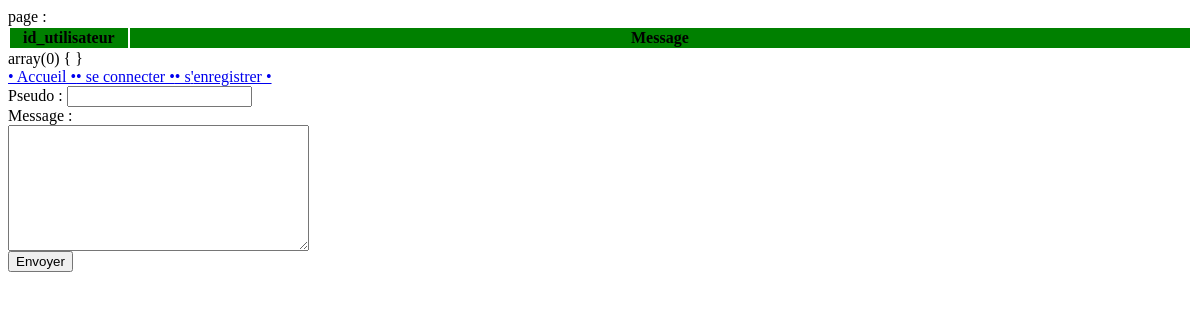
Before: /php/commentaires2.php with the older database file.
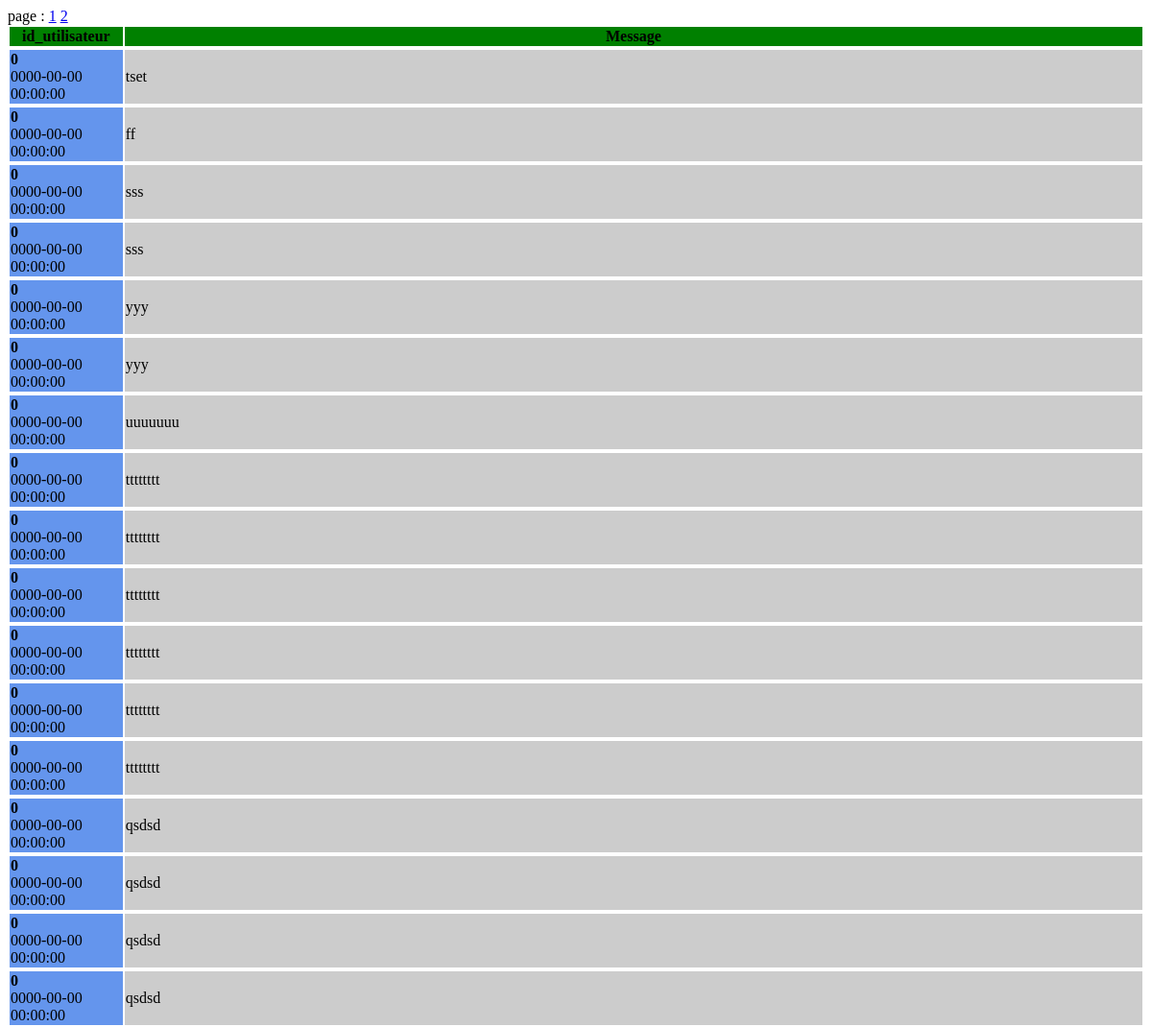
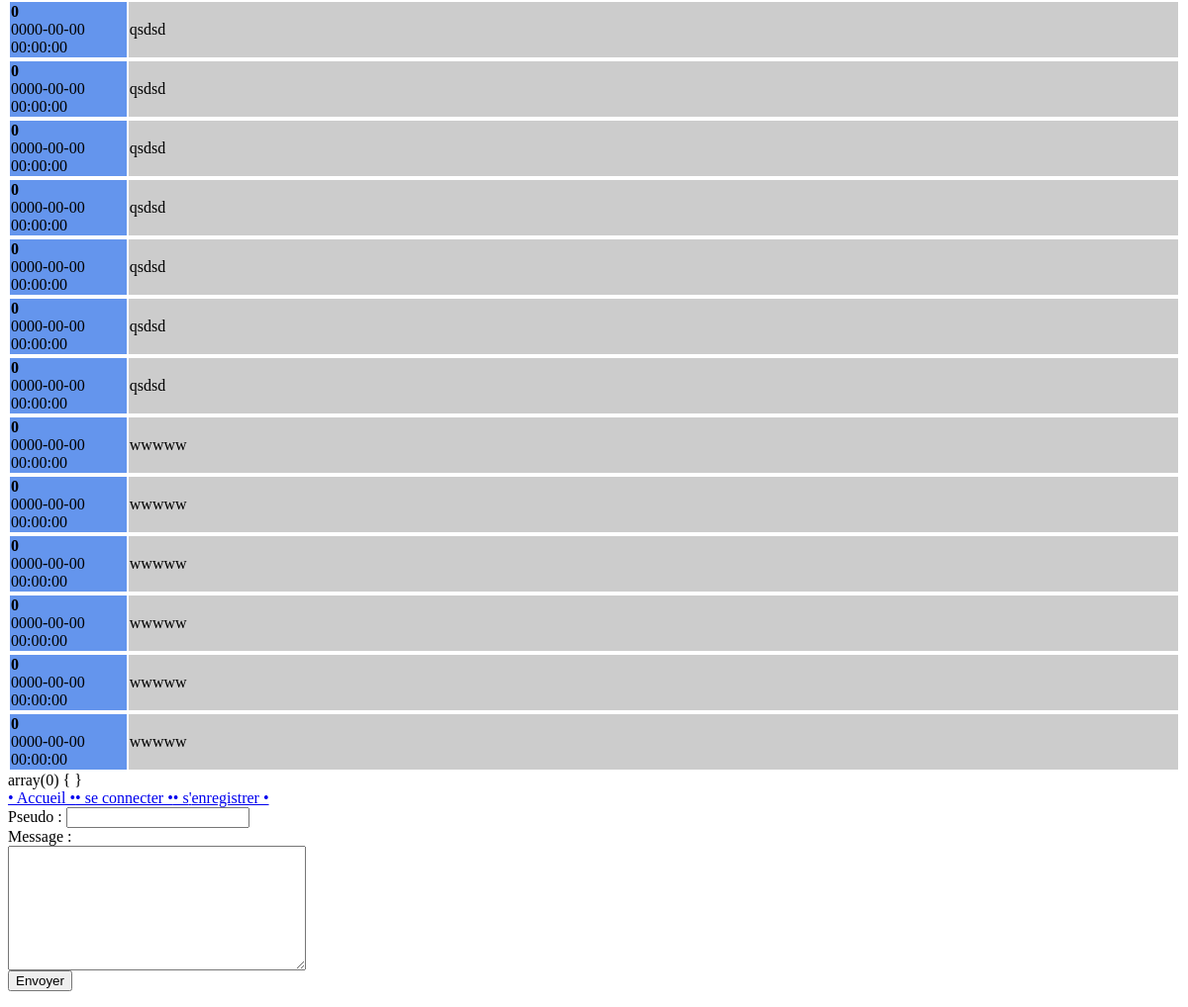
After: the same page with the newer database file (2 pictures, top to bottom).
### tables this page shows
CREATE TABLE IF NOT EXISTS `commentaires` (
  `id` int NOT NULL AUTO_INCREMENT,
  `commentaire` text NOT NULL,
  `id_utilisateur` int NOT NULL,
  `date` datetime NOT NULL,
  PRIMARY KEY (`id`)
);

### php/commentaires2.php (the view, shortened to what this page needs)
<?php
require('config.php');
$query = mysqli_query($conn, 'SELECT COUNT(*) FROM commentaires');
$d = mysqli_fetch_array($query);
$totalDesMessages = $d['COUNT(*)'];
$nombreDePages  = ceil($totalDesMessages / 30);
for ($i = 1; $i <= $nombreDePages; $i++) {
    echo '<a href="commentaires.php?page=' . $i . '">' . $i . '</a> ';
}
echo '<table width=100%>
<tr>
<th width=10% bgcolor=green> id_utilisateur</th>
<th width=90% bgcolor=green>Message</font></th>
</tr>
</table>';
if (isset($_GET['page'])) {
    $page = $_GET['page'];
} else
{
    $page = 1;
}
$premierMessageAafficher = ($page - 1) * 30;
$reponse = mysqli_query($conn, 'SELECT * FROM commentaires ORDER BY id DESC LIMIT ' .
    $premierMessageAafficher . ', ' . 30);
while ($d = mysqli_fetch_array($reponse)) {
?>
    <table>
        <tr>
            <td width=900px bgcolor=#6495ED>
                <?php echo '<b>' . $d['id_utilisateur'] . ' </b><br/> ' . $d['date'] . ''; ?>
            </td>
            <td width=90% bgcolor=#cccccc>
                <?php echo $d['commentaire']; ?>
            </td>
    </table>
<?php
}
var_dump($_SESSION);
?>
<!DOCTYPE html>
<html lang="en">
<head>
</head>
<body>
<header>
        <nav>
            <?php require 'header_menu.php'; ?>
        </nav>
    </header>
    <form method="post" action="commentaires.php">
        Pseudo : <input name="id_utilisateur" maxlength="8" /><br />
        Message :<br />
        <textarea name="commentaire" rows="8" cols="35"> </textarea> <br />
        <input type="submit" value="Envoyer" />
    </form>
</body>
</html>

Changed rows visible on the page:
added commentaires: id_utilisateur "0", date "0000-00-00 00:00:00", commentaire "tset"
added commentaires: id_utilisateur "0", date "0000-00-00 00:00:00", commentaire "ff"
added commentaires: id_utilisateur "0", date "0000-00-00 00:00:00", commentaire "sss"
added commentaires: id_utilisateur "0", date "0000-00-00 00:00:00", commentaire "sss"
added commentaires: id_utilisateur "0", date "0000-00-00 00:00:00", commentaire "yyy"
added commentaires: id_utilisateur "0", date "0000-00-00 00:00:00", commentaire "yyy"
added commentaires: id_utilisateur "0", date "0000-00-00 00:00:00", commentaire "uuuuuuu"
added commentaires: id_utilisateur "0", date "0000-00-00 00:00:00", commentaire "tttttttt"
added commentaires: id_utilisateur "0", date "0000-00-00 00:00:00", commentaire "tttttttt"
added commentaires: id_utilisateur "0", date "0000-00-00 00:00:00", commentaire "tttttttt"
added commentaires: id_utilisateur "0", date "0000-00-00 00:00:00", commentaire "tttttttt"
added commentaires: id_utilisateur "0", date "0000-00-00 00:00:00", commentaire "tttttttt"
added commentaires: id_utilisateur "0", date "0000-00-00 00:00:00", commentaire "tttttttt"
added commentaires: id_utilisateur "0", date "0000-00-00 00:00:00", commentaire "qsdsd"
added commentaires: id_utilisateur "0", date "0000-00-00 00:00:00", commentaire "qsdsd"
added commentaires: id_utilisateur "0", date "0000-00-00 00:00:00", commentaire "qsdsd"
added commentaires: id_utilisateur "0", date "0000-00-00 00:00:00", commentaire "qsdsd"
added commentaires: id_utilisateur "0", date "0000-00-00 00:00:00", commentaire "qsdsd"
added commentaires: id_utilisateur "0", date "0000-00-00 00:00:00", commentaire "qsdsd"
added commentaires: id_utilisateur "0", date "0000-00-00 00:00:00", commentaire "qsdsd"
added commentaires: id_utilisateur "0", date "0000-00-00 00:00:00", commentaire "qsdsd"
added commentaires: id_utilisateur "0", date "0000-00-00 00:00:00", commentaire "qsdsd"
added commentaires: id_utilisateur "0", date "0000-00-00 00:00:00", commentaire "qsdsd"
added commentaires: id_utilisateur "0", date "0000-00-00 00:00:00", commentaire "qsdsd"
added commentaires: id_utilisateur "0", date "0000-00-00 00:00:00", commentaire "wwwww"
added commentaires: id_utilisateur "0", date "0000-00-00 00:00:00", commentaire "wwwww"
added commentaires: id_utilisateur "0", date "0000-00-00 00:00:00", commentaire "wwwww"
added commentaires: id_utilisateur "0", date "0000-00-00 00:00:00", commentaire "wwwww"
added commentaires: id_utilisateur "0", date "0000-00-00 00:00:00", commentaire "wwwww"
added commentaires: id_utilisateur "0", date "0000-00-00 00:00:00", commentaire "wwwww"
Other visible differences:
new list line: "1"
new list line: "2"
